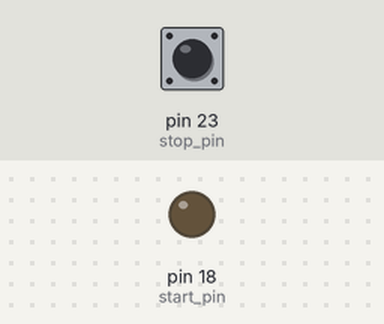
A sketch run on a simulated Arduino Mega 2560, built for the host (arithmetic inside an expression is 32-bit, double 64-bit). Shown: output pins drawn as LEDs (lit = HIGH). Inputs (shaded band) come from the test bench; at power-on: pin 23 (stop_pin) HIGH. What the sketch prints to the serial monitor is not drawn.

Above: at 2.8 s.
2.9 s: pin 23 (stop_pin) pulled LOW for 1.2 s
At 3.7 s:
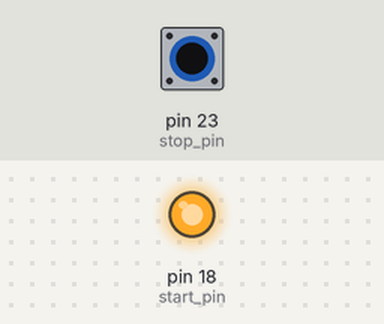
5.6 s: pin 23 (stop_pin) pulled LOW for 3.2 s
At 9.3 s:
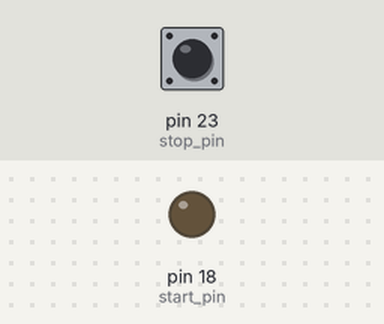
Timing chart, 0 to 10.8 s (numbered marks = the images above; inputs shaded):
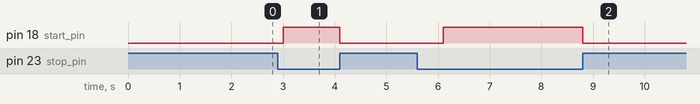

The sketch:

tester.ino
```cpp
#include <iostream>

constexpr uint8_t start_pin = 18;
constexpr uint8_t stop_pin = 23;

void setup()
{
    pinMode(start_pin, OUTPUT);
    pinMode(stop_pin, INPUT);
}

void loop()
{
    static uint64_t count = 0;
    std::cout << count << ": ";

    digitalWrite(start_pin, 1);

    unsigned long start_time = micros();
    while(!digitalRead(stop_pin)) {}
    unsigned long stop_time = micros();

    digitalWrite(start_pin, 0);

    std::cout << stop_time - start_time << std::endl;
    ++count;
    delay(1000);
}
```

Measured:
- after the input at 2.9 s, pin 18 (start_pin): LOW → HIGH after 0.10 s, → LOW 1.1 s later
- after the input at 5.6 s, pin 18 (start_pin): LOW → HIGH after 0.50 s, → LOW 2.7 s later
